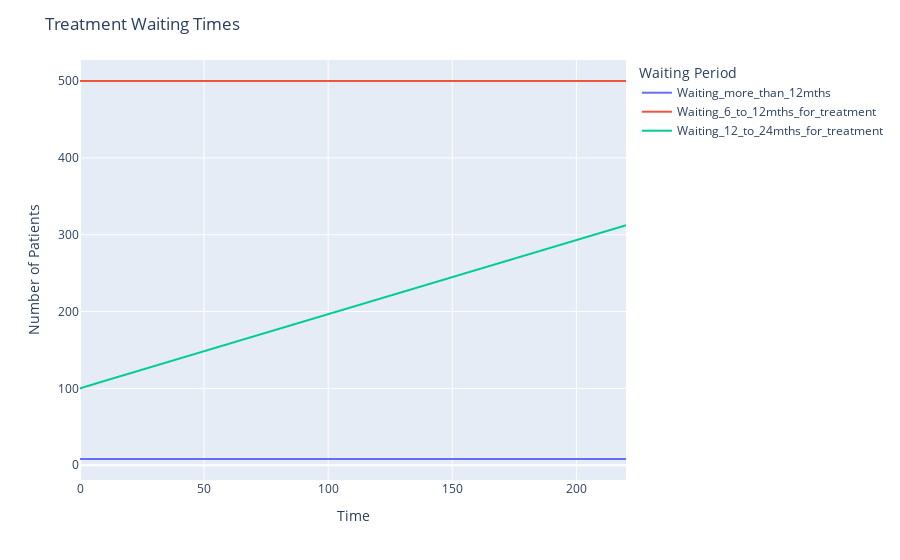

Write notebook code for a chart like this one.
### Markdown cell above
### Plot ASDM simulation DataFrame

### Code cell
df = pd.DataFrame(results)
# df['Average_wait_for_diagnostic_test'] = pd.to_datetime(df['Average_wait_for_diagnostic_test'])  # Convert the 'time' column to datetime objects

# Now specify the columns directly
fig = px.line(df, x='Weeks', y=["Waiting_more_than_12mths", "Waiting_6_to_12mths_for_treatment", "Waiting_12_to_24mths_for_treatment"])

fig.update_layout(
    title='Treatment Waiting Times',
    xaxis_title='Weeks',
    yaxis_title='Number of Patients',
    legend_title='Waiting Period',
)

fig.show()

### Figure 1 — Plotly figure (JSON) as saved in the notebook; plotly's stock layout.template omitted (floating-point values rounded to 4 significant figures; data arrays with more than 128 entries replaced by an {"elided": "..."} marker saying what was removed)
{"data": [{"hovertemplate": "variable=Waiting_more_than_12mths<br>Weeks=%{x}<br>value=%{y}<extra></extra>", "legendgroup": "Waiting_more_than_12mths", "line": {"color": "#636efa", "dash": "solid"}, "marker": {"symbol": "circle"}, "mode": "lines", "name": "Waiting_more_than_12mths", "showlegend": true, "type": "scattergl", "x": {"elided": "881 float values"}, "xaxis": "x", "y": {"elided": "881 float values"}, "yaxis": "y"}, {"hovertemplate": "variable=Waiting_6_to_12mths_for_treatment<br>Weeks=%{x}<br>value=%{y}<extra></extra>", "legendgroup": "Waiting_6_to_12mths_for_treatment", "line": {"color": "#EF553B", "dash": "solid"}, "marker": {"symbol": "circle"}, "mode": "lines", "name": "Waiting_6_to_12mths_for_treatment", "showlegend": true, "type": "scattergl", "x": {"elided": "881 float values"}, "xaxis": "x", "y": {"elided": "881 int values"}, "yaxis": "y"}, {"hovertemplate": "variable=Waiting_12_to_24mths_for_treatment<br>Weeks=%{x}<br>value=%{y}<extra></extra>", "legendgroup": "Waiting_12_to_24mths_for_treatment", "line": {"color": "#00cc96", "dash": "solid"}, "marker": {"symbol": "circle"}, "mode": "lines", "name": "Waiting_12_to_24mths_for_treatment", "showlegend": true, "type": "scattergl", "x": {"elided": "881 float values"}, "xaxis": "x", "y": {"elided": "881 float values"}, "yaxis": "y"}], "layout": {"legend": {"title": {"text": "Waiting Period"}, "tracegroupgap": 0}, "margin": {"t": 60}, "title": {"text": "Treatment Waiting Times"}, "xaxis": {"anchor": "y", "domain": [0, 1], "title": {"text": "Time"}}, "yaxis": {"anchor": "x", "domain": [0, 1], "title": {"text": "Number of Patients"}}}}
